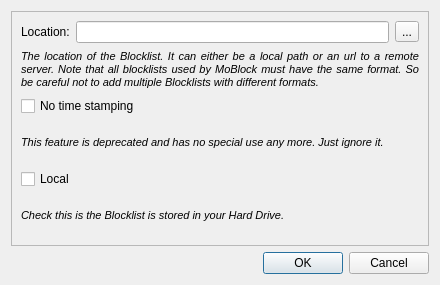
<ui version="4.0" >
 <class>ListAddDialog</class>
 <widget class="QDialog" name="ListAddDialog" >
  <property name="geometry" >
   <rect>
    <x>0</x>
    <y>0</y>
    <width>440</width>
    <height>285</height>
   </rect>
  </property>
  <property name="minimumSize" >
   <size>
    <width>415</width>
    <height>285</height>
   </size>
  </property>
  <property name="windowTitle" >
   <string>Add Blocklist</string>
  </property>
  <property name="windowIcon" >
   <iconset resource="../images/images.qrc" >:/images/mobloquer.png</iconset>
  </property>
  <layout class="QVBoxLayout" >
   <item>
    <widget class="QFrame" name="frame" >
     <property name="frameShape" >
      <enum>QFrame::StyledPanel</enum>
     </property>
     <property name="frameShadow" >
      <enum>QFrame::Raised</enum>
     </property>
     <layout class="QVBoxLayout" >
      <item>
       <layout class="QHBoxLayout" >
        <item>
         <widget class="QLabel" name="label" >
          <property name="text" >
           <string>Location:</string>
          </property>
         </widget>
        </item>
        <item>
         <widget class="QLineEdit" name="m_ListLocationEdit" >
          <property name="toolTip" >
           <string>The location of the blocklist. Can be a local or a remote location.</string>
          </property>
         </widget>
        </item>
        <item>
         <widget class="QToolButton" name="m_FileSelectButton" >
          <property name="text" >
           <string>...</string>
          </property>
         </widget>
        </item>
       </layout>
      </item>
      <item>
       <widget class="QLabel" name="label_3" >
        <property name="font" >
         <font>
          <pointsize>8</pointsize>
          <italic>true</italic>
         </font>
        </property>
        <property name="text" >
         <string>The location of the Blocklist. It can either be a local path or an url to a remote server. Note that all blocklists used by MoBlock must have the same format. So be careful not to add multiple Blocklists with different formats.</string>
        </property>
        <property name="alignment" >
         <set>Qt::AlignJustify|Qt::AlignVCenter</set>
        </property>
        <property name="wordWrap" >
         <bool>true</bool>
        </property>
       </widget>
      </item>
      <item>
       <widget class="QCheckBox" name="m_NoTimeStampBox" >
        <property name="toolTip" >
         <string/>
        </property>
        <property name="text" >
         <string>No time stamping</string>
        </property>
       </widget>
      </item>
      <item>
       <widget class="QLabel" name="label_2" >
        <property name="font" >
         <font>
          <pointsize>8</pointsize>
          <italic>true</italic>
         </font>
        </property>
        <property name="text" >
         <string>This feature is deprecated and has no special use any more. Just ignore it.</string>
        </property>
        <property name="scaledContents" >
         <bool>false</bool>
        </property>
        <property name="alignment" >
         <set>Qt::AlignJustify|Qt::AlignVCenter</set>
        </property>
        <property name="wordWrap" >
         <bool>true</bool>
        </property>
       </widget>
      </item>
      <item>
       <widget class="QCheckBox" name="m_LocalBox" >
        <property name="toolTip" >
         <string/>
        </property>
        <property name="text" >
         <string>Local</string>
        </property>
       </widget>
      </item>
      <item>
       <widget class="QLabel" name="label_4" >
        <property name="font" >
         <font>
          <pointsize>8</pointsize>
          <italic>true</italic>
         </font>
        </property>
        <property name="text" >
         <string>Check this is the Blocklist is stored in your Hard Drive.</string>
        </property>
       </widget>
      </item>
     </layout>
    </widget>
   </item>
   <item>
    <widget class="QDialogButtonBox" name="buttonBox" >
     <property name="orientation" >
      <enum>Qt::Horizontal</enum>
     </property>
     <property name="standardButtons" >
      <set>QDialogButtonBox::Cancel|QDialogButtonBox::NoButton|QDialogButtonBox::Ok</set>
     </property>
    </widget>
   </item>
  </layout>
 </widget>
 <resources>
  <include location="../images/images.qrc" />
 </resources>
 <connections>
  <connection>
   <sender>buttonBox</sender>
   <signal>accepted()</signal>
   <receiver>ListAddDialog</receiver>
   <slot>accept()</slot>
   <hints>
    <hint type="sourcelabel" >
     <x>227</x>
     <y>157</y>
    </hint>
    <hint type="destinationlabel" >
     <x>157</x>
     <y>178</y>
    </hint>
   </hints>
  </connection>
  <connection>
   <sender>buttonBox</sender>
   <signal>rejected()</signal>
   <receiver>ListAddDialog</receiver>
   <slot>reject()</slot>
   <hints>
    <hint type="sourcelabel" >
     <x>295</x>
     <y>163</y>
    </hint>
    <hint type="destinationlabel" >
     <x>286</x>
     <y>178</y>
    </hint>
   </hints>
  </connection>
 </connections>
</ui>
